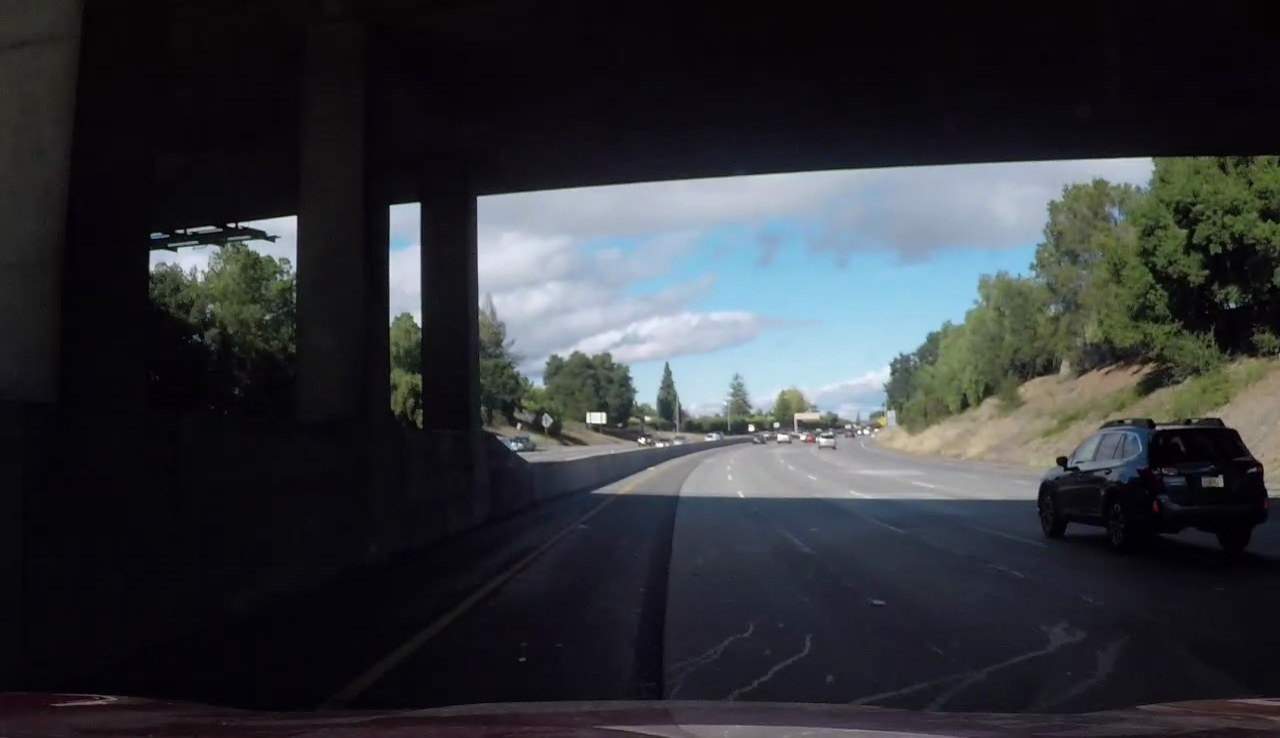
#> input picture test_images/test-challenge-1.png, 1280 x 738 px
$ python -i process_video.py   (imports and definitions only)
#> lines starting #> are read from the running program, lines starting #| are printed output that depends on the picture
import numpy as np
import cv2
from moviepy.editor import VideoFileClip
from camera_calibration import default_camera_calibration
from transform import PerspectiveTransform
from thresholding import threshold

# Fixed image dimensions
height = 720
width = 1280

# Prepare camera calibration
# [1 line not run here, left out]
# [1 line that did not run here, left out]

# Prepare perspective transform
poly_height = int(height * .35)
bottom_offset = 80
top_offset = 120
polygon = [[bottom_offset, height], [width // 2 - top_offset, height - poly_height],
           [width // 2 + top_offset, height - poly_height], [width - bottom_offset, height]]

# [1 line not run here, left out]
dst = [[bottom_offset, height], [bottom_offset, 0], [width - bottom_offset, 0], [width - bottom_offset, height]]
# [1 line that did not run here, left out]


def process_image(org_image):
    # Run the pipeline on a copy of the image
    image = calibration.undistort(np.copy(org_image))
    # image = transform.transform(image)
    combined, color = threshold(image, stack=True)
    combined = transform.transform(combined)

    # Stack the binary image and expand the color range
    color_combined = np.dstack((combined, combined, combined)) * 255

    # Resize
    color_combined_small = cv2.resize(color_combined, dsize=(width // 2, height // 2), interpolation=cv2.INTER_CUBIC)

    # Overlay result picture-in-picture style on original
    y_offset, x_offset = 0, 0
    org_image[y_offset:y_offset + color_combined_small.shape[0], x_offset:x_offset + color_combined_small.shape[1]] = color_combined_small

    return org_image


# [1 line not run here, left out]
output = 'output_videos/processed_project_video.mp4'
# [1 line that did not run here, left out]
# [1 line that did not run here, left out]
# [1 line not run here, left out]

>>> import cv2
>>> picture = cv2.imread('test_images/test-challenge-1.png', cv2.IMREAD_GRAYSCALE)
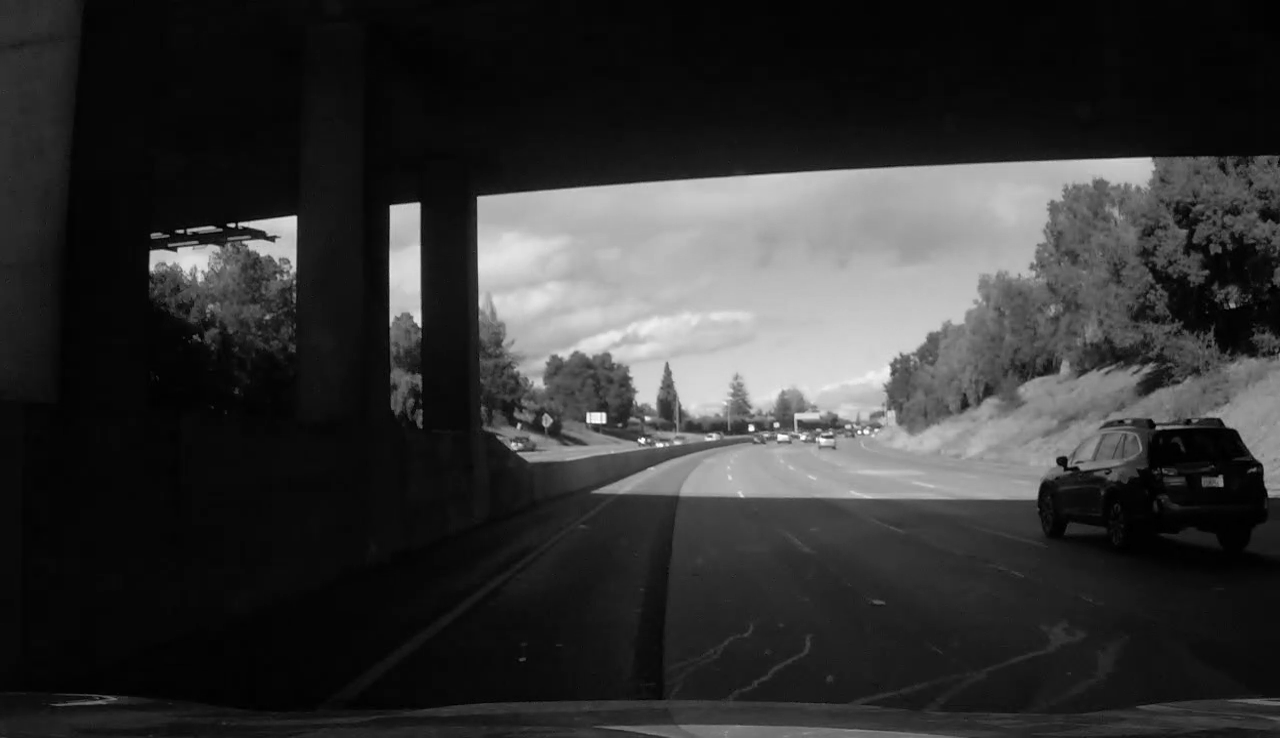
#> picture: shape (738, 1280); min 0, max 255, mean 51.5
#> (the run stopped early here; a loop or call above may not have finished)
